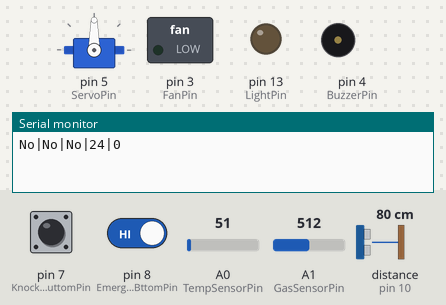
Bench run of a sketch on a simulated Arduino Uno, built with avr-gcc and run on an emulated ATmega328P. Shown: servo, switched loads named in the sketch (green lamp = pin HIGH), output pins drawn as LEDs (lit = HIGH), buzzer (waves = sounding, pin HIGH), the last lines printed to the serial monitor. Wiring (inferred from the names in the program): ultrasonic range finder: trigger pin 9; echo pin 10. Inputs (shaded band) come from the test bench; at power-on: pin 7 (KnockingButtomPin) HIGH, distance to the obstacle (sensor on pin 10) 80 cm, pin 8 (EmergencyBttomPin) HIGH, A0 (TempSensorPin) = 51, A1 (GasSensorPin) = 512. The echo pulse lasts 58.3 µs per cm; pins used as bus, display or sensor lines are not drawn.

Above: at 1.2 s.
1.3 s: pin 7 (KnockingButtomPin) pulled LOW for 3.2 s
At 3.8 s:
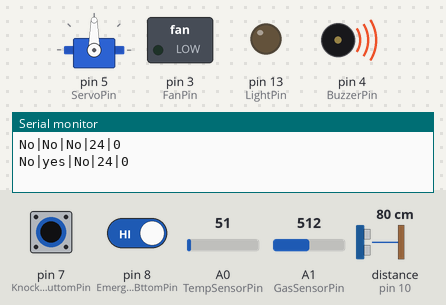
6.0 s: distance to the obstacle (sensor on pin 10) set to 12 cm
7.5 s: distance to the obstacle (sensor on pin 10) set to 9 cm
14.5 s: pin 7 (KnockingButtomPin) pulled LOW for 1 s
At 15.8 s:
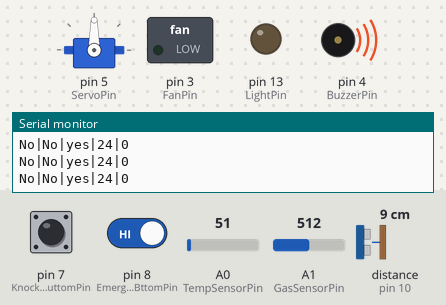
17.5 s: pin 7 (KnockingButtomPin) driven LOW and pin 8 (EmergencyBttomPin) driven LOW
At 20.3 s:
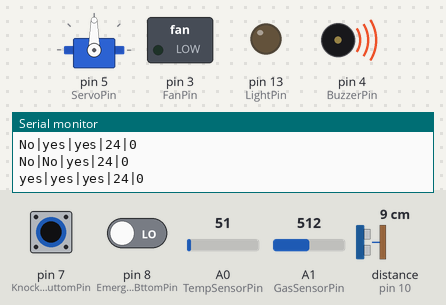
Timing chart, 0 to 23.0 s (numbered marks = the images above; inputs shaded):
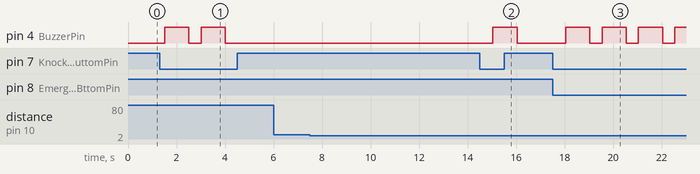

The sketch:

SmartCity_Home.ino
```cpp
#include <string.h>
#include<Servo.h>
//variables
long duration, inches, cm;
String Incoming_bytes;
int AnalogReading;
int AnalogDiff = 99; //this is used to differntiate analog incoming bytes from mob app
int TempSensor = 0;
int GasSensor = 0;
int VisitorKnockingState = 0;
int EmergencyState = 0;
String Emergency = "No";
String VisitorCame = "No"; //IR detects or not
String VisitorKnocking = "No";


//Pins
int FanPin = 3;
int BuzzerPin = 4;
int ServoPin = 5;
int KnockingButtomPin = 7; //to detect visitor knocking (push buttom)
int EmergencyBttomPin = 8; //Emergency buttom
int TrigPin = 9;
int EchoPin = 10;
int LightPin = 13;
int TempSensorPin = A0;
int GasSensorPin =  A1;


Servo Servo1;

//functions
unsigned char splitter (char text[]);
long microsecondsToCentimeters(long microseconds);
long microsecondsToInches(long microseconds);

void setup()
{
  Serial.begin(9600);         //Sets the data rate in bits per second (baud) for serial data transmission
  pinMode(13, OUTPUT);        //Sets digital pin 13 as output pin
  pinMode(FanPin, OUTPUT);
  Servo1.attach(ServoPin);
  pinMode(BuzzerPin, OUTPUT);
  pinMode(KnockingButtomPin, INPUT);
  digitalWrite(KnockingButtomPin,HIGH);    //pull-up resistor
  pinMode(EmergencyBttomPin, INPUT);
  digitalWrite(EmergencyBttomPin,HIGH);    //pull-up resistor
  pinMode(TempSensorPin, INPUT);
  pinMode(GasSensorPin, INPUT);
  pinMode(TrigPin,OUTPUT);
  pinMode(EchoPin,INPUT);

}

void loop()
{
  //Sensor Readings
  VisitorKnockingState = digitalRead(KnockingButtomPin);
  EmergencyState = digitalRead(EmergencyBttomPin);
  GasSensor = analogRead(GasSensorPin)*100/1024;
  TempSensor = analogRead(TempSensorPin)*488/(1000);
  if(TempSensor<0||TempSensor>80)
  TempSensor = 0;
  if(GasSensor<0||GasSensor>80)
  GasSensor = 0;
  /*For ultrasonic sensor*/
  digitalWrite(TrigPin, LOW);
  delayMicroseconds(2);
  digitalWrite(TrigPin, HIGH);
  delayMicroseconds(10);
  digitalWrite(TrigPin, LOW);
  duration = pulseIn(EchoPin, HIGH);

  // convert the time into a distance
  inches = microsecondsToInches(duration);
  cm = microsecondsToCentimeters(duration);


  if(cm>0 && cm<10)
    VisitorCame = "yes";
  else{
        VisitorCame = "No";
  }

  if(VisitorKnockingState == 0){
    VisitorKnocking = "yes";
    digitalWrite(BuzzerPin,HIGH);}
  else{
        VisitorKnocking = "No";
        digitalWrite(BuzzerPin,LOW);
  }

  if(EmergencyState == 0)
    Emergency = "yes";
  else{
        Emergency = "No";
  }


  if(Serial.available() > 0)
  {
    Incoming_bytes = Serial.readString();
    AnalogReading = splitter(Incoming_bytes.c_str());
  }
    if(strcmp(Incoming_bytes.c_str() , "LightOn")==0){
      digitalWrite(LightPin, HIGH);
          }
    else if(strcmp(Incoming_bytes.c_str(), "LightOff")==0)
      digitalWrite(LightPin, LOW);
    else if(strcmp(Incoming_bytes.c_str(), "DoorOpen")==0)
         Servo1.write(90);
    else if(strcmp(Incoming_bytes.c_str(), "DoorClose")==0)
         Servo1.write(180);
    else if(strcmp(Incoming_bytes.c_str(), "Emergency")==0)
      digitalWrite(BuzzerPin, HIGH);
      delay(1000);
      digitalWrite(BuzzerPin, LOW);

     //Readings output
     Serial.print(Emergency);
     Serial.print('|');
     Serial.print(VisitorKnocking);
     Serial.print('|');
     Serial.print(VisitorCame);
     Serial.print('|');
     Serial.print(TempSensor);
     Serial.print('|');
     Serial.print(GasSensor);
     Serial.print('\n');
     delay(500);

}


unsigned char splitter (char text[]){
    char d[] = " ";
    char *token1 = strtok(text, d);
    char *token2 = strtok(NULL, d);

    if(strcmp(token1,"FanSpeed")==0){
       analogWrite(FanPin,atoi(token2)*255/100);
       Serial.print(atoi(token2)*255/100);
       Serial.print('\n');
       AnalogDiff = 1;
       return atoi(token2);
    }
    else if(strcmp(token1,"this")==0){
        AnalogDiff = 1;
        return atoi(token2);
    }

}

long microsecondsToInches(long microseconds) {
  return microseconds / 74 / 2;
}

long microsecondsToCentimeters(long microseconds){
  return microseconds / 29 / 2;
}
```

Measured:
- after the input at 1.3 s, pin 4 (BuzzerPin): alternates HIGH for 1.0 s and LOW for 0.51 s, 4 changes in all, then stays LOW, starting after 0.21 s
- after the input at 14.5 s, pin 4 (BuzzerPin): LOW → HIGH after 0.54 s, → LOW 1.0 s later
- after the input at 17.5 s, pin 4 (BuzzerPin): alternates HIGH for 1.0 s and LOW for 0.50 s, starting after 0.54 s
